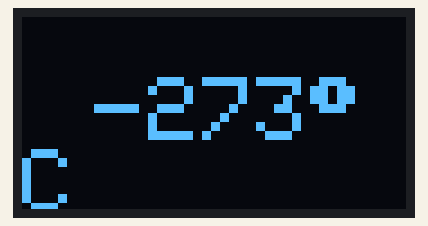
Simulated run of this sketch. Board: ESP8266 (NodeMCU). On the bench: 128×64 one-colour display. WiFi joins after 1.5 s; servers stay silent unless stated; what the sketch prints to the serial monitor is not drawn.

Above: at 5.8 s.

The sketch:

weather_station.ino
```cpp
 /*
  Tutorial on how to get started with OLED screen, and how to wire.
  https://randomnerdtutorials.com/esp8266-0-96-inch-oled-display-with-arduino-ide/
 */

/* ESP8266 HTTP Requests */

#include <Arduino.h>

#include <ESP8266WiFi.h>
#include <ESP8266WiFiMulti.h>

#include <ESP8266HTTPClient.h>

#include <WiFiClient.h>

ESP8266WiFiMulti WiFiMulti;

/* OLED SCREEN */

#include <SPI.h>
#include <Wire.h>
#include <Adafruit_GFX.h>
#include <Adafruit_SSD1306.h>

#include <ArduinoJson.h>

#define SCREEN_WIDTH 128 // OLED display width, in pixels
#define SCREEN_HEIGHT 64 // OLED display height, in pixels

// Declaration for an SSD1306 display connected to I2C (SDA, SCL pins)
#define OLED_RESET     -1 // Reset pin # (or -1 if sharing Arduino reset pin)
Adafruit_SSD1306 display(SCREEN_WIDTH, SCREEN_HEIGHT, &Wire, OLED_RESET);

void setup() {

  Serial.begin(9600);
  Serial.println();

  for (uint8_t t = 4; t > 0; t--) {
    Serial.printf("[SETUP] WAIT %d...\n", t);
    Serial.flush();
    delay(1000);
  }

  WiFi.mode(WIFI_STA);
  WiFiMulti.addAP("ssid", "password");


  // SSD1306_SWITCHCAPVCC = generate display voltage from 3.3V internally
  if(!display.begin(SSD1306_SWITCHCAPVCC, 0x3C)) { // Address 0x3C for 128x64
    Serial.println(F("SSD1306 allocation failed"));
    for(;;); // Don't proceed, loop forever
  }
}

void loop() {

  StaticJsonDocument<1000> doc;
  String json = "";

  // wait for WiFi connection
  if ((WiFiMulti.run() == WL_CONNECTED)) {

    WiFiClient client;

    HTTPClient http;

    Serial.print("[HTTP] begin...\n");
    if (http.begin(client, "http://info-backend1.herokuapp.com/weather")) {  // HTTP request


      Serial.print("[HTTP] GET...\n");
      // start connection and send HTTP  header
      int httpCode = http.GET();

      // httpCode will be negative on error
      if (httpCode > 0) {
        // HTTP header has been send and Server response header has been handled
        Serial.printf("[HTTP] GET... code: %d\n", httpCode);

        // file found at server
        if (httpCode == HTTP_CODE_OK || httpCode == HTTP_CODE_MOVED_PERMANENTLY) {
          String payload = http.getString();
          json = payload;
          Serial.println(payload);
        }
      } else {
        Serial.printf("[HTTP] GET... failed, error: %s\n", http.errorToString(httpCode).c_str());
      }

      http.end();
    } else {
      Serial.printf("[HTTP} Unable to connect\n");
    }
  }

  DeserializationError error = deserializeJson(doc, json);

  // Test if parsing succeeds.
  if (error) {
    Serial.println("parseObject() failed");
    Serial.print(error.c_str());
  }

  // Fetch values from JSON response

  String celsius = doc["main"]["temp"];
  String weather = doc["weather"][0]["main"];
  float cDegrees = celsius.toFloat() - 273;
  cDegrees = round(cDegrees);
  cDegrees = (int) cDegrees;

  printData(cDegrees, weather);
  delay(1750000); // Approximately every 30th minute. TODO: need to fix it so that it runs specific times.
}

void printData(int celsius, String weather) {
  display.clearDisplay();
  display.setTextSize(3);
  display.setTextColor(WHITE);
  display.setCursor(24, 20);

  // Display static text
  display.println(String(celsius) + (char)247 + "C"); // (char)247 equals the degree sign
  display.setTextSize(2);
  display.println("  "+ weather);
  display.display();
}
```
